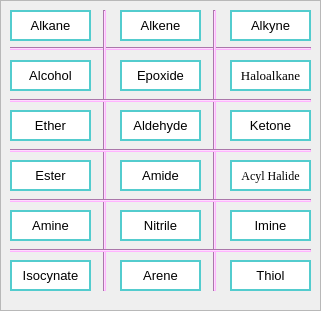
   <widget class="QFrame" name="functionalGroupFrame">
    <property name="geometry">
     <rect>
      <x>420</x>
      <y>110</y>
      <width>321</width>
      <height>311</height>
     </rect>
    </property>
    <property name="styleSheet">
     <string notr="true">QFrame#functionalGroupFrame
{
border:2px solid #f4d76b;
background-color: rgb(67, 67, 67);
}</string>
    </property>
    <property name="frameShape">
     <enum>QFrame::StyledPanel</enum>
    </property>
    <property name="frameShadow">
     <enum>QFrame::Raised</enum>
    </property>
    <widget class="QPushButton" name="alkane">
     <property name="geometry">
      <rect>
       <x>10</x>
       <y>10</y>
       <width>81</width>
       <height>31</height>
      </rect>
     </property>
     <property name="font">
      <font>
       <pointsize>10</pointsize>
      </font>
     </property>
     <property name="styleSheet">
      <string notr="true">QPushButton#alkane{
background-color: rgb(255, 255, 255);
border:2px solid #53ccce;
}
QPushButton#alkane:hover{
background-color: rgb(255, 255, 255);
border:4px solid #53ccce;
}</string>
     </property>
     <property name="text">
      <string>Alkane</string>
     </property>
    </widget>
    <widget class="QPushButton" name="alkene">
     <property name="geometry">
      <rect>
       <x>120</x>
       <y>10</y>
       <width>81</width>
       <height>31</height>
      </rect>
     </property>
     <property name="font">
      <font>
       <pointsize>10</pointsize>
      </font>
     </property>
     <property name="styleSheet">
      <string notr="true">QPushButton#alkene{
background-color: rgb(255, 255, 255);
border:2px solid #53ccce;
}
QPushButton#alkene:hover{
background-color: rgb(255, 255, 255);
border:4px solid #53ccce;
}</string>
     </property>
     <property name="text">
      <string>Alkene</string>
     </property>
    </widget>
    <widget class="QPushButton" name="alkyne">
     <property name="geometry">
      <rect>
       <x>230</x>
       <y>10</y>
       <width>81</width>
       <height>31</height>
      </rect>
     </property>
     <property name="font">
      <font>
       <pointsize>10</pointsize>
      </font>
     </property>
     <property name="styleSheet">
      <string notr="true">QPushButton#alkyne{
background-color: rgb(255, 255, 255);
border:2px solid #53ccce;
}
QPushButton#alkyne:hover{
background-color: rgb(255, 255, 255);
border:4px solid #53ccce;
}</string>
     </property>
     <property name="text">
      <string>Alkyne</string>
     </property>
    </widget>
    <widget class="QPushButton" name="haloalkane">
     <property name="geometry">
      <rect>
       <x>230</x>
       <y>60</y>
       <width>81</width>
       <height>31</height>
      </rect>
     </property>
     <property name="font">
      <font>
       <family>Times New Roman</family>
       <pointsize>10</pointsize>
       <weight>50</weight>
       <italic>false</italic>
       <bold>false</bold>
      </font>
     </property>
     <property name="styleSheet">
      <string notr="true">QPushButton#haloalkane{
background-color: rgb(255, 255, 255);
border:2px solid #53ccce;
font: 10pt &quot;Times New Roman&quot;;
}
QPushButton#haloalkane:hover{
background-color: rgb(255, 255, 255);
border:4px solid #53ccce;
}</string>
     </property>
     <property name="text">
      <string>Haloalkane</string>
     </property>
    </widget>
    <widget class="QPushButton" name="alcohol">
     <property name="geometry">
      <rect>
       <x>10</x>
       <y>60</y>
       <width>81</width>
       <height>31</height>
      </rect>
     </property>
     <property name="font">
      <font>
       <pointsize>10</pointsize>
      </font>
     </property>
     <property name="styleSheet">
      <string notr="true">QPushButton#alcohol{
background-color: rgb(255, 255, 255);
border:2px solid #53ccce;
}
QPushButton#alcohol:hover{
background-color: rgb(255, 255, 255);
border:4px solid #53ccce;
}</string>
     </property>
     <property name="text">
      <string>Alcohol</string>
     </property>
    </widget>
    <widget class="QPushButton" name="epoxide">
     <property name="geometry">
      <rect>
       <x>120</x>
       <y>60</y>
       <width>81</width>
       <height>31</height>
      </rect>
     </property>
     <property name="font">
      <font>
       <pointsize>10</pointsize>
      </font>
     </property>
     <property name="styleSheet">
      <string notr="true">QPushButton#epoxide{
background-color: rgb(255, 255, 255);
border:2px solid #53ccce;
}
QPushButton#epoxide:hover{
background-color: rgb(255, 255, 255);
border:4px solid #53ccce;
}</string>
     </property>
     <property name="text">
      <string>Epoxide</string>
     </property>
    </widget>
    <widget class="QPushButton" name="ketone">
     <property name="geometry">
      <rect>
       <x>230</x>
       <y>110</y>
       <width>81</width>
       <height>31</height>
      </rect>
     </property>
     <property name="font">
      <font>
       <pointsize>10</pointsize>
      </font>
     </property>
     <property name="styleSheet">
      <string notr="true">QPushButton#ketone{
background-color: rgb(255, 255, 255);
border:2px solid #53ccce;
}
QPushButton#ketone:hover{
background-color: rgb(255, 255, 255);
border:4px solid #53ccce;
}</string>
     </property>
     <property name="text">
      <string>Ketone</string>
     </property>
    </widget>
    <widget class="QPushButton" name="ether">
     <property name="geometry">
      <rect>
       <x>10</x>
       <y>110</y>
       <width>81</width>
       <height>31</height>
      </rect>
     </property>
     <property name="font">
      <font>
       <pointsize>10</pointsize>
      </font>
     </property>
     <property name="styleSheet">
      <string notr="true">QPushButton#ether{
background-color: rgb(255, 255, 255);
border:2px solid #53ccce;
}
QPushButton#ether:hover{
background-color: rgb(255, 255, 255);
border:4px solid #53ccce;
}</string>
     </property>
     <property name="text">
      <string>Ether</string>
     </property>
    </widget>
    <widget class="QPushButton" name="aldehyde">
     <property name="geometry">
      <rect>
       <x>120</x>
       <y>110</y>
       <width>81</width>
       <height>31</height>
      </rect>
     </property>
     <property name="font">
      <font>
       <pointsize>10</pointsize>
      </font>
     </property>
     <property name="styleSheet">
      <string notr="true">QPushButton#aldehyde{
background-color: rgb(255, 255, 255);
border:2px solid #53ccce;
}
QPushButton#aldehyde:hover{
background-color: rgb(255, 255, 255);
border:4px solid #53ccce;
}</string>
     </property>
     <property name="text">
      <string>Aldehyde</string>
     </property>
    </widget>
    <widget class="QPushButton" name="acylHalide">
     <property name="geometry">
      <rect>
       <x>230</x>
       <y>160</y>
       <width>81</width>
       <height>31</height>
      </rect>
     </property>
     <property name="font">
      <font>
       <family>Times New Roman</family>
       <pointsize>9</pointsize>
       <weight>50</weight>
       <italic>false</italic>
       <bold>false</bold>
      </font>
     </property>
     <property name="styleSheet">
      <string notr="true">QPushButton#acylHalide{
background-color: rgb(255, 255, 255);
border:2px solid #53ccce;
font: 9pt &quot;Times New Roman&quot;;
}
QPushButton#acylHalide:hover{
background-color: rgb(255, 255, 255);
border:4px solid #53ccce;
}</string>
     </property>
     <property name="text">
      <string>Acyl Halide</string>
     </property>
    </widget>
    <widget class="QPushButton" name="ester">
     <property name="geometry">
      <rect>
       <x>10</x>
       <y>160</y>
       <width>81</width>
       <height>31</height>
      </rect>
     </property>
     <property name="font">
      <font>
       <pointsize>10</pointsize>
      </font>
     </property>
     <property name="styleSheet">
      <string notr="true">QPushButton#ester{
background-color: rgb(255, 255, 255);
border:2px solid #53ccce;
}
QPushButton#ester:hover{
background-color: rgb(255, 255, 255);
border:4px solid #53ccce;
}</string>
     </property>
     <property name="text">
      <string>Ester</string>
     </property>
    </widget>
    <widget class="QPushButton" name="amide">
     <property name="geometry">
      <rect>
       <x>120</x>
       <y>160</y>
       <width>81</width>
       <height>31</height>
      </rect>
     </property>
     <property name="font">
      <font>
       <pointsize>10</pointsize>
      </font>
     </property>
     <property name="styleSheet">
      <string notr="true">QPushButton#amide{
background-color: rgb(255, 255, 255);
border:2px solid #53ccce;
}
QPushButton#amide:hover{
background-color: rgb(255, 255, 255);
border:4px solid #53ccce;
}</string>
     </property>
     <property name="text">
      <string>Amide</string>
     </property>
    </widget>
    <widget class="QPushButton" name="imine">
     <property name="geometry">
      <rect>
       <x>230</x>
       <y>210</y>
       <width>81</width>
       <height>31</height>
      </rect>
     </property>
     <property name="font">
      <font>
       <pointsize>10</pointsize>
      </font>
     </property>
     <property name="styleSheet">
      <string notr="true">QPushButton#imine{
background-color: rgb(255, 255, 255);
border:2px solid #53ccce;
}
QPushButton#imine:hover{
background-color: rgb(255, 255, 255);
border:4px solid #53ccce;
}</string>
     </property>
     <property name="text">
      <string>Imine</string>
     </property>
    </widget>
    <widget class="QPushButton" name="amine">
     <property name="geometry">
      <rect>
       <x>10</x>
       <y>210</y>
       <width>81</width>
       <height>31</height>
      </rect>
     </property>
     <property name="font">
      <font>
       <pointsize>10</pointsize>
      </font>
     </property>
     <property name="styleSheet">
      <string notr="true">QPushButton#amine{
background-color: rgb(255, 255, 255);
border:2px solid #53ccce;
}
QPushButton#amine:hover{
background-color: rgb(255, 255, 255);
border:4px solid #53ccce;
}</string>
     </property>
     <property name="text">
      <string>Amine</string>
     </property>
    </widget>
    <widget class="QPushButton" name="nitrile">
     <property name="geometry">
      <rect>
       <x>120</x>
       <y>210</y>
       <width>81</width>
       <height>31</height>
      </rect>
     </property>
     <property name="font">
      <font>
       <pointsize>10</pointsize>
      </font>
     </property>
     <property name="styleSheet">
      <string notr="true">QPushButton#nitrile{
background-color: rgb(255, 255, 255);
border:2px solid #53ccce;
}
QPushButton#nitrile:hover{
background-color: rgb(255, 255, 255);
border:4px solid #53ccce;
}</string>
     </property>
     <property name="text">
      <string>Nitrile</string>
     </property>
    </widget>
    <widget class="QPushButton" name="thiol">
     <property name="geometry">
      <rect>
       <x>230</x>
       <y>260</y>
       <width>81</width>
       <height>31</height>
      </rect>
     </property>
     <property name="font">
      <font>
       <pointsize>10</pointsize>
      </font>
     </property>
     <property name="styleSheet">
      <string notr="true">QPushButton#thiol{
background-color: rgb(255, 255, 255);
border:2px solid #53ccce;
}
QPushButton#thiol:hover{
background-color: rgb(255, 255, 255);
border:4px solid #53ccce;
}</string>
     </property>
     <property name="text">
      <string>Thiol</string>
     </property>
    </widget>
    <widget class="QPushButton" name="isocynate">
     <property name="geometry">
      <rect>
       <x>10</x>
       <y>260</y>
       <width>81</width>
       <height>31</height>
      </rect>
     </property>
     <property name="font">
      <font>
       <pointsize>10</pointsize>
      </font>
     </property>
     <property name="styleSheet">
      <string notr="true">QPushButton#isocynate{
background-color: rgb(255, 255, 255);
border:2px solid #53ccce;
}
QPushButton#isocynate:hover{
background-color: rgb(255, 255, 255);
border:4px solid #53ccce;
}</string>
     </property>
     <property name="text">
      <string>Isocynate</string>
     </property>
    </widget>
    <widget class="QPushButton" name="arene">
     <property name="geometry">
      <rect>
       <x>120</x>
       <y>260</y>
       <width>81</width>
       <height>31</height>
      </rect>
     </property>
     <property name="font">
      <font>
       <pointsize>10</pointsize>
      </font>
     </property>
     <property name="styleSheet">
      <string notr="true">QPushButton#arene{
background-color: rgb(255, 255, 255);
border:2px solid #53ccce;
}
QPushButton#arene:hover{
background-color: rgb(255, 255, 255);
border:4px solid #53ccce;
}</string>
     </property>
     <property name="text">
      <string>Arene</string>
     </property>
    </widget>
    <widget class="Line" name="line_9">
     <property name="geometry">
      <rect>
       <x>10</x>
       <y>47</y>
       <width>301</width>
       <height>3</height>
      </rect>
     </property>
     <property name="styleSheet">
      <string notr="true">background-color: rgb(255, 179, 255);</string>
     </property>
     <property name="orientation">
      <enum>Qt::Horizontal</enum>
     </property>
    </widget>
    <widget class="Line" name="line_14">
     <property name="geometry">
      <rect>
       <x>103</x>
       <y>10</y>
       <width>3</width>
       <height>281</height>
      </rect>
     </property>
     <property name="styleSheet">
      <string notr="true">background-color: rgb(255, 179, 255);</string>
     </property>
     <property name="orientation">
      <enum>Qt::Vertical</enum>
     </property>
    </widget>
    <widget class="Line" name="line_15">
     <property name="geometry">
      <rect>
       <x>213</x>
       <y>10</y>
       <width>3</width>
       <height>281</height>
      </rect>
     </property>
     <property name="styleSheet">
      <string notr="true">background-color: rgb(255, 179, 255);</string>
     </property>
     <property name="orientation">
      <enum>Qt::Vertical</enum>
     </property>
    </widget>
    <widget class="Line" name="line_10">
     <property name="geometry">
      <rect>
       <x>10</x>
       <y>99</y>
       <width>301</width>
       <height>3</height>
      </rect>
     </property>
     <property name="styleSheet">
      <string notr="true">background-color: rgb(255, 179, 255);</string>
     </property>
     <property name="orientation">
      <enum>Qt::Horizontal</enum>
     </property>
    </widget>
    <widget class="Line" name="line_11">
     <property name="geometry">
      <rect>
       <x>10</x>
       <y>149</y>
       <width>301</width>
       <height>3</height>
      </rect>
     </property>
     <property name="styleSheet">
      <string notr="true">background-color: rgb(255, 179, 255);</string>
     </property>
     <property name="orientation">
      <enum>Qt::Horizontal</enum>
     </property>
    </widget>
    <widget class="Line" name="line_12">
     <property name="geometry">
      <rect>
       <x>10</x>
       <y>199</y>
       <width>301</width>
       <height>3</height>
      </rect>
     </property>
     <property name="styleSheet">
      <string notr="true">background-color: rgb(255, 179, 255);</string>
     </property>
     <property name="orientation">
      <enum>Qt::Horizontal</enum>
     </property>
    </widget>
    <widget class="Line" name="line_13">
     <property name="geometry">
      <rect>
       <x>10</x>
       <y>249</y>
       <width>301</width>
       <height>3</height>
      </rect>
     </property>
     <property name="styleSheet">
      <string notr="true">background-color: rgb(255, 179, 255);</string>
     </property>
     <property name="orientation">
      <enum>Qt::Horizontal</enum>
     </property>
    </widget>
   </widget>
